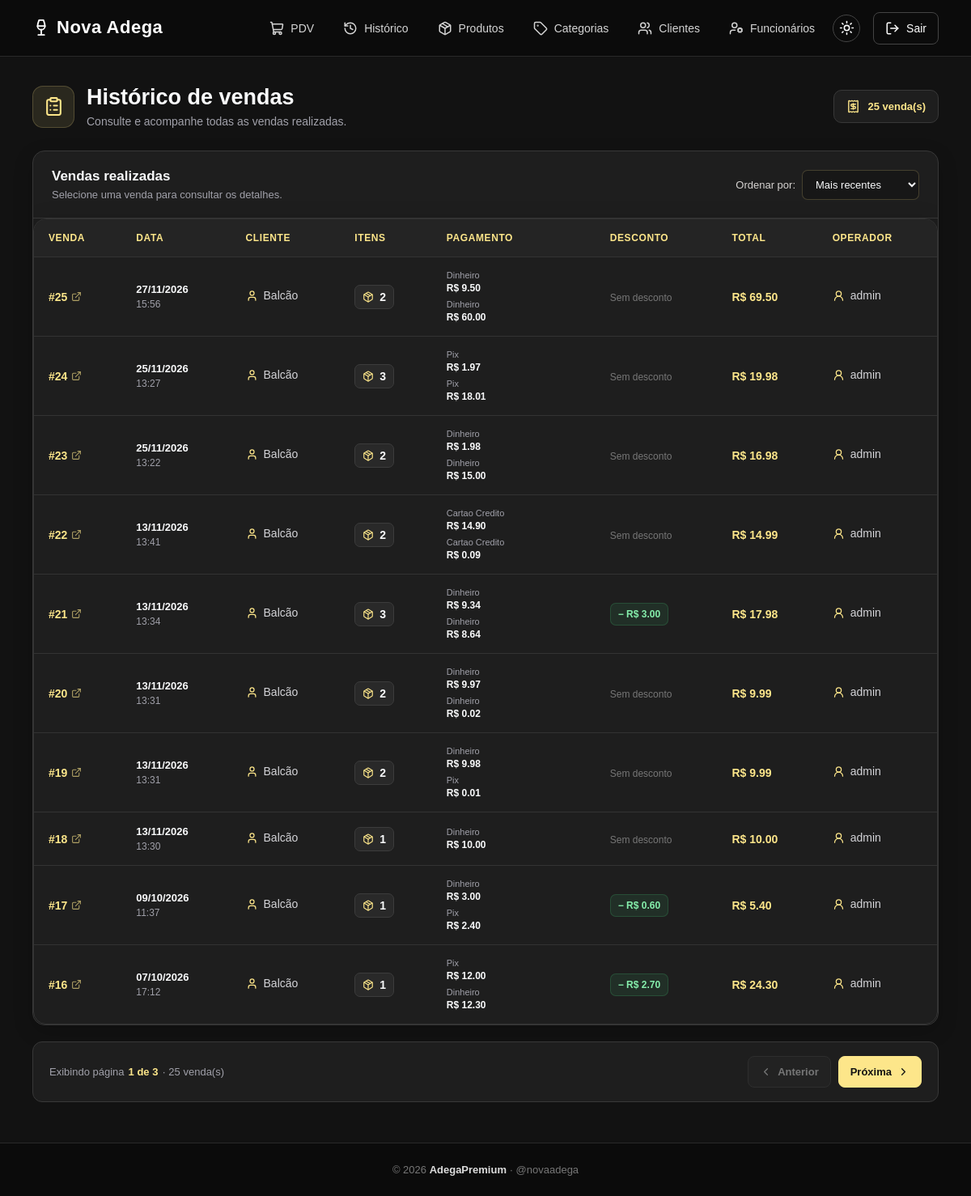
Before: /pdv/historico (signed in) with the older database file.
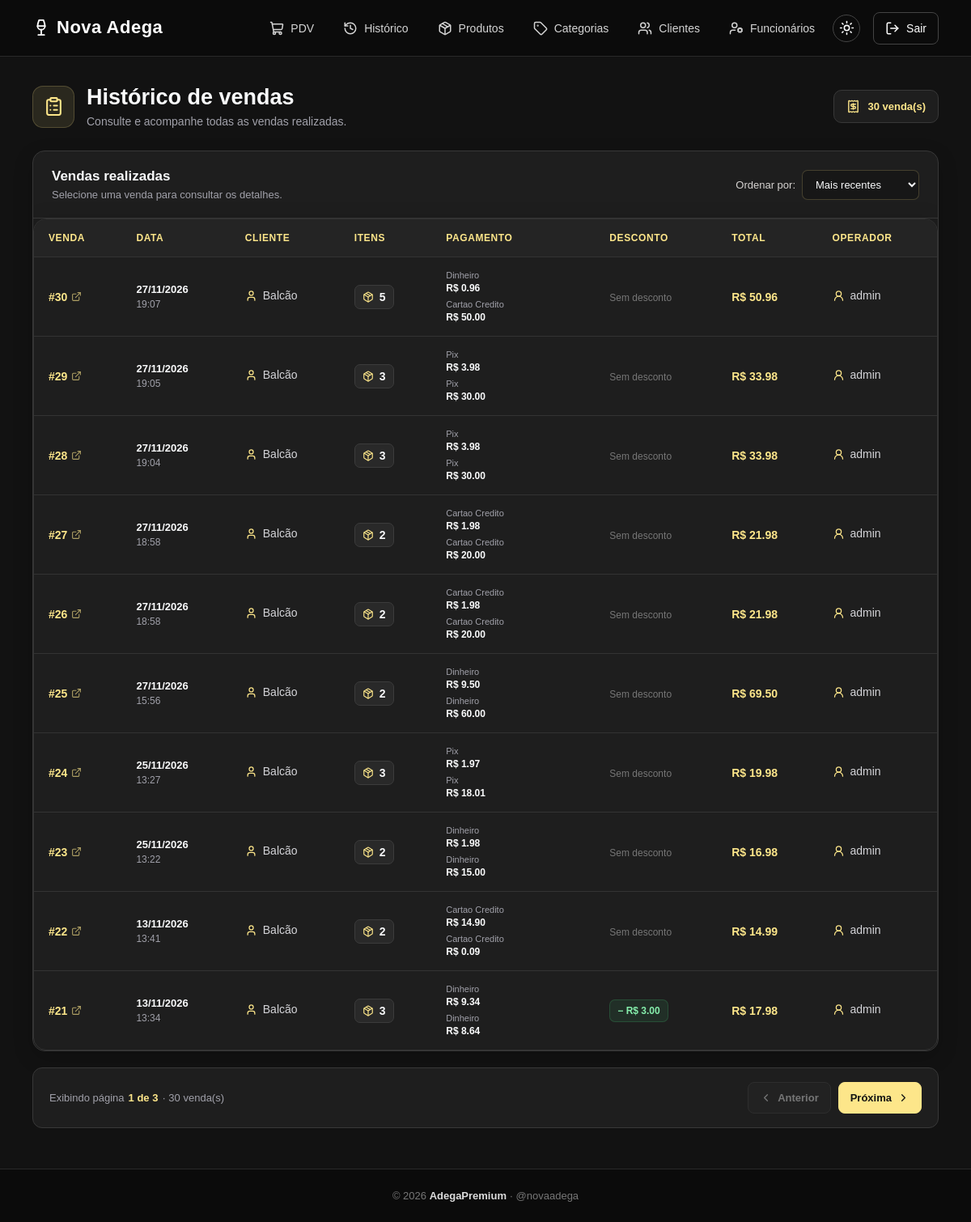
After: the same page with the newer database file.
### app/models/venda.py (models this page shows, shortened)
class Venda(Base):
    __tablename__ = "vendas"
    id = Column(Integer, primary_key=True, index=True)
    cliente_id = Column(
        Integer,
        ForeignKey("clientes.id", ondelete="SET NULL"),
        nullable=True
    )
    usuario_id = Column(
        Integer,
        ForeignKey("usuarios.id", ondelete="SET NULL"),
        nullable=True
    )
    total_bruto = Column(
        Float,
        nullable=False,
        default=0.0
    )
    total_liquido = Column(
        Float,
        nullable=False,
        default=0.0
    )
    desconto = Column(
        Float,
        nullable=False,
        default=0.0
    )
    tipo_desconto = Column(
        String(20),
        nullable=True
    )
    forma_pagamento_1 = Column(
        String(50),
        nullable=True
    )
    valor_pagamento_1 = Column(
        Float,
        nullable=False,
        default=0.0
    )
    forma_pagamento_2 = Column(
        String(50),
        nullable=True
    )
    valor_pagamento_2 = Column(
        Float,
        nullable=False,
        default=0.0
    )
    observacao = Column(
        String(255),
        nullable=True
    )
    criado_em = Column(
        DateTime,
        server_default=func.now()
    )
    cliente = relationship(
        "Cliente",
        back_populates="vendas"
    )
    usuario = relationship(
        "Usuario",
        backref="vendas"
    )
    itens = relationship(
        "ItemVenda",
        back_populates="venda",
        cascade="all, delete-orphan"
    )

### app/models/usuarios.py (models this page shows)
class Usuario(Base):
    __tablename__ = "usuarios"
    id = Column(Integer, primary_key=True, autoincrement=True)
    nome = Column(String(100), nullable=False)
    email = Column(String(150), unique=True, nullable=False)
    senha_hash = Column(String(255), nullable=False)
    role = Column(String(20), nullable=False, default="operador")
    ativo = Column(Boolean, default=True)
    criando_em = Column(DateTime, server_default=func.now())

### app/controllers/pdv_controller.py (the view)
@router.get("/historico")
def historico_vendas(
    request: Request,
    pagina: int = 1,
    ordenar: str = "recentes",
    db: Session = Depends(get_db),
    usuario=Depends(get_usuario_logado)
):
    por_pagina = 10
    pagina = max(1, pagina)
    ordenacoes = {
        "recentes": Venda.criado_em.desc(),
        "antigas": Venda.criado_em.asc(),
        "maior_valor": Venda.total_liquido.desc(),
        "menor_valor": Venda.total_liquido.asc(),
        "cliente_az": Cliente.nome.asc(),
        "cliente_za": Cliente.nome.desc(),
    }
    if ordenar not in ordenacoes:
        ordenar = "recentes"
    total_vendas = db.query(Venda).count()
    total_paginas = max(
        1,
        ceil(total_vendas / por_pagina)
    )
    pagina = min(pagina, total_paginas)
    consulta = db.query(Venda)
    if ordenar in ("cliente_az", "cliente_za"):
        consulta = consulta.outerjoin(
            Cliente,
            Venda.cliente_id == Cliente.id
        )
    vendas = (
        consulta
        .order_by(ordenacoes[ordenar], Venda.id.desc())
        .offset((pagina - 1) * por_pagina)
        .limit(por_pagina)
        .all()
    )
    return templates.TemplateResponse(
        request,
        "pdv/historico.html",
        {
            "request": request,
            "usuario": usuario,
            "vendas": vendas,
            "pagina": pagina,
            "total_paginas": total_paginas,
            "total_vendas": total_vendas,
            "ordenar": ordenar
        }
    )

### app/templates/pdv/historico.html (shortened to what the changed rows need)
{% extends "base.html" %}
{% block styles %}
<link rel="stylesheet" href="/static/CSS/pdv.css?v=10">
<link rel="stylesheet" href="/static/CSS/historico.css?v=3">
{% endblock %}
{% block content %}
<main class="pdv-container historico-page">
    <header class="historico-header">
        <div class="historico-titulo">
            <div>
                <h1>Histórico de vendas</h1>
            </div>
        </div>
        <div class="historico-contador">
            <i data-lucide="receipt"></i>
            <span>{{ total_vendas }} venda(s)</span>
        </div>
    </header>
    <section class="historico-card">
        <div class="historico-card-header">
            <div>
                <h2>Vendas realizadas</h2>
            </div>
        </div>
        <div class="pdv-table-container">
            <table class="pdv-table">
                <thead>
                    <tr>
                        <th>Venda</th>
                        <th>Data</th>
                        <th>Cliente</th>
                        <th>Itens</th>
                        <th>Pagamento</th>
                        <th>Desconto</th>
                        <th>Total</th>
                        <th>Operador</th>
                    </tr>
                </thead>
                <tbody>
                    {% for v in vendas %}
                    <tr>
                        <td>
                            <a
                                href="/pdv/venda/{{ v.id }}"
                                class="historico-venda-id"
                            >
                                #{{ v.id }}
                                <i data-lucide="external-link"></i>
                            </a>
                        </td>
                        <td>
                            <div class="historico-data">
                                <strong>
                                    {{ v.criado_em.strftime('%d/%m/%Y') }}
                                </strong>
                                <small>
                                    {{ v.criado_em.strftime('%H:%M') }}
                                </small>
                            </div>
                        </td>
                        <td>
                            <span class="historico-cliente">
                                <i data-lucide="user"></i>
                                {{ v.cliente.nome if v.cliente else "Balcão" }}
                            </span>
                        </td>
                        <td>
                            <span class="historico-itens">
                                <i data-lucide="package"></i>
                                {{ v.itens | length }}
                            </span>
                        </td>
                        <td>
                            <div class="historico-pagamentos">
                                {% if v.forma_pagamento_1 %}
                                <div class="historico-pagamento">
                                    <span>
                                        {{ v.forma_pagamento_1 | replace('_', ' ') | title }}
                                    </span>
                                    <strong>
                                        R$ {{ "%.2f"|format(v.valor_pagamento_1 or 0) }}
                                    </strong>
                                </div>
                                {% endif %}
                                {% if v.forma_pagamento_2 %}
                                <div class="historico-pagamento">
                                    <span>
                                        {{ v.forma_pagamento_2 | replace('_', ' ') | title }}
                                    </span>
                                    <strong>
                                        R$ {{ "%.2f"|format(v.valor_pagamento_2 or 0) }}
                                    </strong>
                                </div>
                                {% endif %}
                            </div>
                        </td>
                        <td>
                            {% if v.desconto and v.desconto > 0 %}
                            <span class="historico-desconto">
                                − R$ {{ "%.2f"|format(v.desconto) }}
                            </span>
                            {% else %}
                            <span class="historico-sem-desconto">
                                Sem desconto
                            </span>
                            {% endif %}
                        </td>
                        <td>
                            <strong class="historico-total">
                                R$ {{ "%.2f"|format(v.total_liquido) }}
                            </strong>
                        </td>
                        <td>
                            <span class="historico-operador">
                                <i data-lucide="user-round"></i>
                                {{ v.usuario.nome if v.usuario else "—" }}
                            </span>
                        </td>
                    </tr>
                    {% endfor %}
                </tbody>
            </table>
        </div>
    </section>
    <nav
        class="historico-paginacao"
        aria-label="Paginação do histórico de vendas"
    >
        <div class="historico-paginacao-info">
            <span>Exibindo página</span>
            <strong>
                {{ pagina }} de {{ total_paginas }}
            </strong>
            <span>
                · {{ total_vendas }} venda(s)
            </span>
        </div>
    </nav>
</main>
{% endblock %}

Changed rows visible on the page:
no longer on this page (row unchanged): Venda: id "20", criado_em "13/11/2026", criado_em "13:31", cliente "Balcão", itens|length "2", forma_pagamento_1 "Dinheiro", valor_pagamento_1 "9.97", forma_pagamento_2 "Dinheiro", valor_pagamento_2 "0.02", desconto "Sem desconto", total_liquido "9.99", usuario "admin"
no longer on this page (row unchanged): Venda: id "19", criado_em "13/11/2026", criado_em "13:31", cliente "Balcão", itens|length "2", forma_pagamento_1 "Dinheiro", valor_pagamento_1 "9.98", forma_pagamento_2 "Pix", valor_pagamento_2 "0.01", desconto "Sem desconto", total_liquido "9.99", usuario "admin"
no longer on this page (row unchanged): Venda: id "18", criado_em "13/11/2026", criado_em "13:30", cliente "Balcão", itens|length "1", forma_pagamento_1 "Dinheiro", valor_pagamento_1 "10.00", desconto "Sem desconto", total_liquido "10.00", usuario "admin"
no longer on this page (row unchanged): Venda: id "17", criado_em "09/10/2026", criado_em "11:37", cliente "Balcão", itens|length "1", forma_pagamento_1 "Dinheiro", valor_pagamento_1 "3.00", forma_pagamento_2 "Pix", valor_pagamento_2 "2.40", desconto "0.60", total_liquido "5.40", usuario "admin"
no longer on this page (row unchanged): Venda: id "16", criado_em "07/10/2026", criado_em "17:12", cliente "Balcão", itens|length "1", forma_pagamento_1 "Pix", valor_pagamento_1 "12.00", forma_pagamento_2 "Dinheiro", valor_pagamento_2 "12.30", desconto "2.70", total_liquido "24.30", usuario "admin"
added Venda: id "30", criado_em "27/11/2026", criado_em "19:07", cliente "Balcão", itens|length "5", forma_pagamento_1 "Dinheiro", valor_pagamento_1 "0.96", forma_pagamento_2 "Cartao Credito", valor_pagamento_2 "50.00", desconto "Sem desconto", total_liquido "50.96", usuario "admin"
added Venda: id "29", criado_em "27/11/2026", criado_em "19:05", cliente "Balcão", itens|length "3", forma_pagamento_1 "Pix", valor_pagamento_1 "3.98", forma_pagamento_2 "Pix", valor_pagamento_2 "30.00", desconto "Sem desconto", total_liquido "33.98", usuario "admin"
added Venda: id "28", criado_em "27/11/2026", criado_em "19:04", cliente "Balcão", itens|length "3", forma_pagamento_1 "Pix", valor_pagamento_1 "3.98", forma_pagamento_2 "Pix", valor_pagamento_2 "30.00", desconto "Sem desconto", total_liquido "33.98", usuario "admin"
added Venda: id "27", criado_em "27/11/2026", criado_em "18:58", cliente "Balcão", itens|length "2", forma_pagamento_1 "Cartao Credito", valor_pagamento_1 "1.98", forma_pagamento_2 "Cartao Credito", valor_pagamento_2 "20.00", desconto "Sem desconto", total_liquido "21.98", usuario "admin"
added Venda: id "26", criado_em "27/11/2026", criado_em "18:58", cliente "Balcão", itens|length "2", forma_pagamento_1 "Cartao Credito", valor_pagamento_1 "1.98", forma_pagamento_2 "Cartao Credito", valor_pagamento_2 "20.00", desconto "Sem desconto", total_liquido "21.98", usuario "admin"
Other visible differences:
{{ total_vendas }}: "25" → "30"
